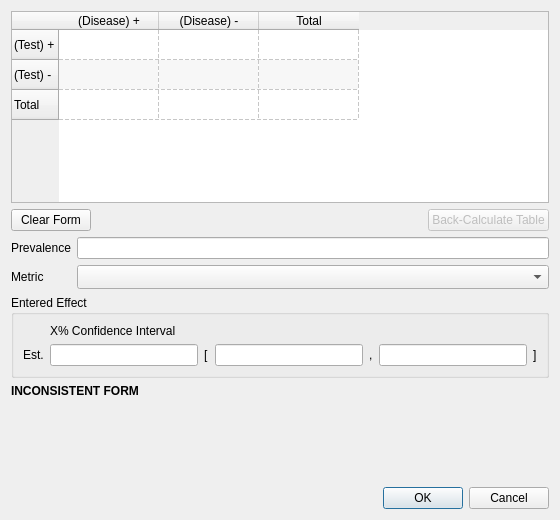
<?xml version="1.0" encoding="UTF-8"?>
<ui version="4.0">
 <class>DiagnosticDataForm</class>
 <widget class="QDialog" name="DiagnosticDataForm">
  <property name="geometry"><rect><x>0</x><y>0</y><width>560</width><height>520</height></rect></property>
  <property name="windowTitle"><string>Diagnostic Data</string></property>
  <property name="windowIcon"><iconset><normaloff>:/misc/meta.png</normaloff>:/misc/meta.png</iconset></property>
  <layout class="QVBoxLayout" name="dialog_layout">
   <item>
    <widget class="QScrollArea" name="content_scroll">
     <property name="frameShape"><enum>QFrame::NoFrame</enum></property>
     <property name="widgetResizable"><bool>true</bool></property>
     <widget class="QWidget" name="content_widget">
      <property name="geometry"><rect><x>0</x><y>0</y><width>540</width><height>460</height></rect></property>
      <layout class="QVBoxLayout" name="content_layout">
       <property name="leftMargin"><number>0</number></property>
       <property name="topMargin"><number>0</number></property>
       <property name="rightMargin"><number>0</number></property>
       <property name="bottomMargin"><number>0</number></property>
       <item>
        <widget class="QTableWidget" name="two_by_two_table">
         <property name="sizePolicy"><sizepolicy hsizetype="Expanding" vsizetype="Fixed"><horstretch>1</horstretch><verstretch>0</verstretch></sizepolicy></property>
         <property name="horizontalScrollBarPolicy"><enum>Qt::ScrollBarAsNeeded</enum></property>
         <property name="verticalScrollBarPolicy"><enum>Qt::ScrollBarAsNeeded</enum></property>
         <property name="alternatingRowColors"><bool>true</bool></property>
         <property name="gridStyle"><enum>Qt::DashLine</enum></property>
         <property name="rowCount"><number>3</number></property>
         <property name="columnCount"><number>3</number></property>
         <row><property name="text"><string>(Test) +</string></property></row>
         <row><property name="text"><string>(Test) -</string></property></row>
         <row><property name="text"><string>Total</string></property></row>
         <column><property name="text"><string>(Disease) +</string></property></column>
         <column><property name="text"><string>(Disease) -</string></property></column>
         <column><property name="text"><string>Total</string></property></column>
        </widget>
       </item>
       <item>
        <layout class="QHBoxLayout" name="table_actions_layout">
         <item><widget class="QPushButton" name="clear_Btn"><property name="text"><string>Clear Form</string></property></widget></item>
         <item><spacer name="table_actions_spacer"><property name="orientation"><enum>Qt::Horizontal</enum></property><property name="sizeHint" stdset="0"><size><width>40</width><height>20</height></size></property></spacer></item>
         <item><widget class="QPushButton" name="back_calc_Btn"><property name="enabled"><bool>false</bool></property><property name="text"><string>Back-Calculate Table</string></property></widget></item>
        </layout>
       </item>
       <item>
        <layout class="QFormLayout" name="diagnostic_fields_layout">
         <property name="fieldGrowthPolicy"><enum>QFormLayout::ExpandingFieldsGrow</enum></property>
         <item row="0" column="0"><widget class="QLabel" name="prevalence_lbl"><property name="text"><string>Prevalence</string></property><property name="buddy"><cstring>prevalence_txt_box</cstring></property></widget></item>
         <item row="0" column="1"><widget class="QLineEdit" name="prevalence_txt_box"/></item>
         <item row="1" column="0"><widget class="QLabel" name="label_13"><property name="text"><string>Metric</string></property><property name="buddy"><cstring>effect_cbo_box</cstring></property></widget></item>
         <item row="1" column="1"><widget class="QComboBox" name="effect_cbo_box"><property name="sizePolicy"><sizepolicy hsizetype="Expanding" vsizetype="Fixed"><horstretch>1</horstretch><verstretch>0</verstretch></sizepolicy></property><property name="sizeAdjustPolicy"><enum>QComboBox::AdjustToMinimumContentsLengthWithIcon</enum></property></widget></item>
        </layout>
       </item>
       <item>
        <widget class="QGroupBox" name="effect_group">
         <property name="title"><string>Entered Effect</string></property>
         <layout class="QGridLayout" name="effect_layout">
          <item row="0" column="1" colspan="5"><widget class="QLabel" name="ci_label"><property name="toolTip"><string>Confidence level used for the entered interval</string></property><property name="text"><string>X% Confidence Interval</string></property><property name="wordWrap"><bool>true</bool></property></widget></item>
          <item row="1" column="0"><widget class="QLabel" name="label_14"><property name="text"><string>Est.</string></property><property name="buddy"><cstring>effect_txt_box</cstring></property></widget></item>
          <item row="1" column="1"><widget class="QLineEdit" name="effect_txt_box"/></item>
          <item row="1" column="2"><widget class="QLabel" name="label"><property name="text"><string>[</string></property></widget></item>
          <item row="1" column="3"><widget class="QLineEdit" name="low_txt_box"/></item>
          <item row="1" column="4"><widget class="QLabel" name="label_4"><property name="text"><string>,</string></property></widget></item>
          <item row="1" column="5"><widget class="QLineEdit" name="high_txt_box"/></item>
          <item row="1" column="6"><widget class="QLabel" name="label_3"><property name="text"><string>]</string></property></widget></item>
         </layout>
        </widget>
       </item>
       <item><widget class="QLabel" name="inconsistencyLabel"><property name="font"><font><weight>75</weight><bold>true</bold></font></property><property name="text"><string>INCONSISTENT FORM</string></property><property name="wordWrap"><bool>true</bool></property></widget></item>
       <item><spacer name="content_spacer"><property name="orientation"><enum>Qt::Vertical</enum></property><property name="sizeHint" stdset="0"><size><width>20</width><height>0</height></size></property></spacer></item>
      </layout>
     </widget>
    </widget>
   </item>
   <item><widget class="QDialogButtonBox" name="buttonBox"><property name="orientation"><enum>Qt::Horizontal</enum></property><property name="standardButtons"><set>QDialogButtonBox::Cancel|QDialogButtonBox::Ok</set></property></widget></item>
  </layout>
 </widget>
 <tabstops>
  <tabstop>two_by_two_table</tabstop><tabstop>clear_Btn</tabstop><tabstop>back_calc_Btn</tabstop><tabstop>prevalence_txt_box</tabstop><tabstop>effect_cbo_box</tabstop><tabstop>effect_txt_box</tabstop><tabstop>low_txt_box</tabstop><tabstop>high_txt_box</tabstop><tabstop>buttonBox</tabstop>
 </tabstops>
 <resources><include location="../images/icons.qrc"/></resources>
 <connections>
  <connection><sender>buttonBox</sender><signal>accepted()</signal><receiver>DiagnosticDataForm</receiver><slot>accept()</slot><hints/></connection>
  <connection><sender>buttonBox</sender><signal>rejected()</signal><receiver>DiagnosticDataForm</receiver><slot>reject()</slot><hints/></connection>
 </connections>
</ui>
